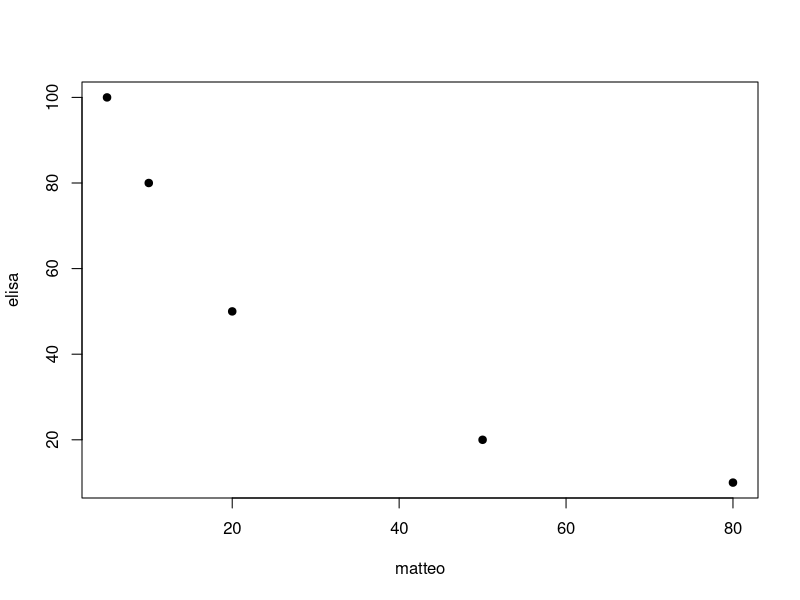

Generate this figure with R:
# Script for using R

# Operation
2+3

# Obj
samuele <- 2+3

# Another obj
gemma <- 4+6

# Different obj
samuele+gemma
samuele*gemma #instead of writing (2+3) * (4+6)

tma <- 5+4

tma+samuele+gemma # 20+5+10


# we are using function  c()
matteo <- c(5, 10, 20, 50, 80) # an array is a set of elements: this is the array of mammals species

elisa <- c(100, 80, 50, 20, 10) #an array of human deaths due to a disease

# changing the point character
plot(matteo, elisa, pch=19)
